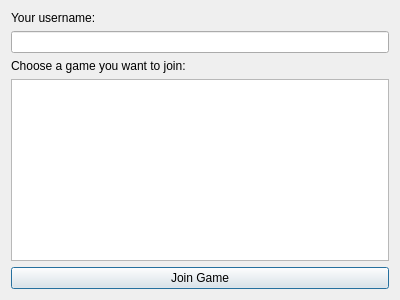
<?xml version="1.0" encoding="UTF-8"?>
<ui version="4.0">
 <class>ExistingRooms</class>
 <widget class="QDialog" name="ExistingRooms">
  <property name="geometry">
   <rect>
    <x>0</x>
    <y>0</y>
    <width>400</width>
    <height>300</height>
   </rect>
  </property>
  <property name="windowTitle">
   <string>Dialog</string>
  </property>
  <layout class="QVBoxLayout" name="verticalLayout_2">
   <item>
    <widget class="QLabel" name="label">
     <property name="text">
      <string>Your username:</string>
     </property>
    </widget>
   </item>
   <item>
    <widget class="QLineEdit" name="leUsername"/>
   </item>
   <item>
    <widget class="QLabel" name="label_2">
     <property name="text">
      <string>Choose a game you want to join:</string>
     </property>
    </widget>
   </item>
   <item>
    <layout class="QVBoxLayout" name="verticalLayout">
     <item>
      <widget class="QListWidget" name="listOfRooms">
       <property name="styleSheet">
        <string notr="true">color: rgb(46, 52, 54);</string>
       </property>
      </widget>
     </item>
    </layout>
   </item>
   <item>
    <widget class="QPushButton" name="pbJoin">
     <property name="text">
      <string>Join Game</string>
     </property>
    </widget>
   </item>
  </layout>
 </widget>
 <resources/>
 <connections/>
</ui>
